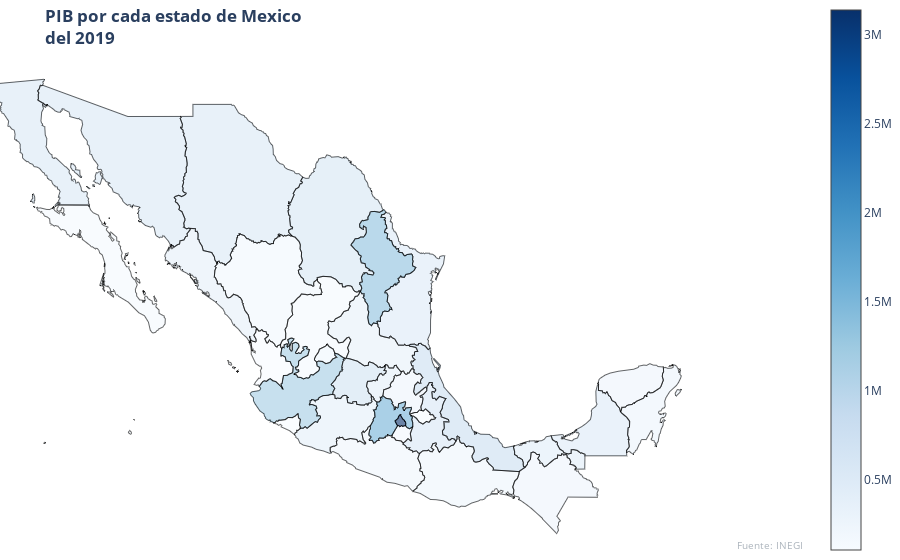

Source (notebook cell):
### Code cell
repo_url = 'https://raw.githubusercontent.com/angelnmara/geojson/master/mexicoHigh.json' 
mx_regions_geo = requests.get(repo_url).json()

fig = go.Figure(go.Choroplethmapbox(name='Mexico', geojson=mx_regions_geo, ids=pib_2019['estado'], z=pib_2019['pib'],
                                  locations=pib_2019['estado'], featureidkey='properties.name', colorscale="Blues",
                                  marker=dict(line=dict(color='black'), opacity=0.6)))
fig.update_layout(mapbox_style="white-bg",
                  mapbox_zoom=4, 
                  mapbox_center = {'lat': 25, 'lon': -99}
                 )
fig.update_layout(margin={"r":0,"t":0,"l":0,"b":0})
fig.update_layout(
    title=dict(
        text=f"<br><b>PIB por cada estado de Mexico<b><br>del 2019"
    )
)
fig.add_annotation(
    text=f"Fuente: INEGI",
    align='left',
    font=dict(
        size=10,
        color=subtitle_color
    ),
    xref='paper', x=1, xanchor='auto',
    yref='paper', y=0.01, yanchor='auto',
    showarrow=False
)
fig.show()

### Figure 1 — Plotly figure (JSON) as saved in the notebook; plotly's stock layout.template omitted (floating-point values rounded to 4 significant figures; data arrays with more than 128 entries replaced by an {"elided": "..."} marker saying what was removed)
{"data": [{"colorscale": [[0, "rgb(247,251,255)"], [0.125, "rgb(222,235,247)"], [0.25, "rgb(198,219,239)"], [0.375, "rgb(158,202,225)"], [0.5, "rgb(107,174,214)"], [0.625, "rgb(66,146,198)"], [0.75, "rgb(33,113,181)"], [0.875, "rgb(8,81,156)"], [1, "rgb(8,48,107)"]], "featureidkey": "properties.name", "geojson": {"features": [{"geometry": {"coordinates": {"elided": "1x379x2 float values"}, "type": "Polygon"}, "id": "MX-ZAC", "properties": {"CNTRY": "Mexico", "TYPE": "State", "id": "MX-ZAC", "name": "Zacatecas"}, "type": "Feature"}, {"geometry": {"coordinates": {"elided": "1x159x2 float values"}, "type": "Polygon"}, "id": "MX-YUC", "properties": {"CNTRY": "Mexico", "TYPE": "State", "id": "MX-YUC", "name": "Yucatán"}, "type": "Feature"}, {"geometry": {"coordinates": {"elided": "3 rows, 966 float values in total"}, "type": "MultiPolygon"}, "id": "MX-VER", "properties": {"CNTRY": "Mexico", "TYPE": "State", "id": "MX-VER", "name": "Veracruz"}, "type": "Feature"}, {"geometry": {"coordinates": [[[-98.58, 19.47], [-98.61, 19.49], [-98.64, 19.48], [-98.67, 19.52], [-98.67, 19.55], [-98.61, 19.57], [-98.54, 19.6], [-98.51, 19.6], [-98.47, 19.61], [-98.43, 19.61], [-98.35, 19.62], [-98.32, 19.63], [-98.29, 19.66], [-98.29, 19.68], [-98.26, 19.72], [-98.23, 19.72], [-98.17, 19.7], [-98.12, 19.68], [-98.08, 19.68], [-98.06, 19.69], [-98.0, 19.76], [-97.98, 19.76], [-97.95, 19.72], [-97.88, 19.67], [-97.85, 19.64], [-97.78, 19.59], [-97.78, 19.58], [-97.8, 19.53], [-97.76, 19.52], [-97.72, 19.54], [-97.7, 19.54], [-97.67, 19.52], [-97.64, 19.48], [-97.62, 19.48], [-97.61, 19.43], [-97.58, 19.41], [-97.55, 19.4], [-97.56, 19.36], [-97.59, 19.34], [-97.65, 19.33], [-97.7, 19.32], [-97.73, 19.33], [-97.76, 19.31], [-97.79, 19.24], [-97.84, 19.21], [-97.87, 19.21], [-97.93, 19.25], [-97.95, 19.24], [-98, 19.2], [-98.07, 19.14], [-98.11, 19.14], [-98.17, 19.18], [-98.22, 19.19], [-98.27, 19.22], [-98.31, 19.27], [-98.34, 19.32], [-98.39, 19.38], [-98.42, 19.39], [-98.47, 19.42], [-98.51, 19.46], [-98.53, 19.48], [-98.56, 19.48], [-98.58, 19.47]]], "type": "Polygon"}, "id": "MX-TLA", "properties": {"CNTRY": "Mexico", "TYPE": "State", "id": "MX-TLA", "name": "Tlaxcala"}, "type": "Feature"}, {"geometry": {"coordinates": {"elided": "3 rows, 978 float values in total"}, "type": "MultiPolygon"}, "id": "MX-TAM", "properties": {"CNTRY": "Mexico", "TYPE": "State", "id": "MX-TAM", "name": "Tamaulipas"}, "type": "Feature"}, {"geometry": {"coordinates": {"elided": "2 rows, 438 float values in total"}, "type": "MultiPolygon"}, "id": "MX-TAB", "properties": {"CNTRY": "Mexico", "TYPE": "State", "id": "MX-TAB", "name": "Tabasco"}, "type": "Feature"}, {"geometry": {"coordinates": {"elided": "6 rows, 940 float values in total"}, "type": "MultiPolygon"}, "id": "MX-SON", "properties": {"CNTRY": "Mexico", "TYPE": "State", "id": "MX-SON", "name": "Sonora"}, "type": "Feature"}, {"geometry": {"coordinates": {"elided": "4 rows, 846 float values in total"}, "type": "MultiPolygon"}, "id": "MX-SIN", "properties": {"CNTRY": "Mexico", "TYPE": "State", "id": "MX-SIN", "name": "Sinaloa"}, "type": "Feature"}, {"geometry": {"coordinates": {"elided": "1x270x2 float values"}, "type": "Polygon"}, "id": "MX-SLP", "properties": {"CNTRY": "Mexico", "TYPE": "State", "id": "MX-SLP", "name": "San Luis Potosí"}, "type": "Feature"}, {"geometry": {"coordinates": {"elided": "3 rows, 672 float values in total"}, "type": "MultiPolygon"}, "id": "MX-ROO", "properties": {"CNTRY": "Mexico", "TYPE": "State", "id": "MX-ROO", "name": "Quintana Roo"}, "type": "Feature"}, {"geometry": {"coordinates": {"elided": "1x128x2 float values"}, "type": "Polygon"}, "id": "MX-QUE", "properties": {"CNTRY": "Mexico", "TYPE": "State", "id": "MX-QUE", "name": "Querétaro"}, "type": "Feature"}, {"geometry": {"coordinates": {"elided": "1x263x2 float values"}, "type": "Polygon"}, "id": "MX-PUE", "properties": {"CNTRY": "Mexico", "TYPE": "State", "id": "MX-PUE", "name": "Puebla"}, "type": "Feature"}, {"geometry": {"coordinates": {"elided": "1x316x2 float values"}, "type": "Polygon"}, "id": "MX-OAX", "properties": {"CNTRY": "Mexico", "TYPE": "State", "id": "MX-OAX", "name": "Oaxaca"}, "type": "Feature"}, {"geometry": {"coordinates": {"elided": "1x332x2 float values"}, "type": "Polygon"}, "id": "MX-NLE", "properties": {"CNTRY": "Mexico", "TYPE": "State", "id": "MX-NLE", "name": "Nuevo León"}, "type": "Feature"}, {"geometry": {"coordinates": {"elided": "6 rows, 526 float values in total"}, "type": "MultiPolygon"}, "id": "MX-NAY", "properties": {"CNTRY": "Mexico", "TYPE": "State", "id": "MX-NAY", "name": "Nayarit"}, "type": "Feature"}, {"geometry": {"coordinates": [[[-98.87, 19.07], [-98.83, 19.04], [-98.81, 19.0], [-98.79, 18.98], [-98.74, 18.97], [-98.69, 18.94], [-98.65, 18.97], [-98.6, 19.01], [-98.58, 19.02], [-98.55, 19.03], [-98.58, 18.96], [-98.61, 18.89], [-98.63, 18.8], [-98.66, 18.76], [-98.66, 18.72], [-98.64, 18.65], [-98.62, 18.51], [-98.61, 18.46], [-98.63, 18.43], [-98.74, 18.53], [-98.76, 18.53], [-98.79, 18.48], [-98.84, 18.46], [-98.88, 18.41], [-98.96, 18.36], [-98.97, 18.35], [-99.06, 18.44], [-99.2, 18.45], [-99.28, 18.46], [-99.3, 18.47], [-99.34, 18.53], [-99.37, 18.56], [-99.41, 18.58], [-99.45, 18.57], [-99.47, 18.59], [-99.45, 18.61], [-99.44, 18.63], [-99.46, 18.66], [-99.45, 18.7], [-99.39, 18.77], [-99.37, 18.82], [-99.34, 18.85], [-99.31, 18.91], [-99.28, 18.97], [-99.26, 18.99], [-99.22, 19.06], [-99.16, 19.07], [-99.12, 19.03], [-99.06, 19.07], [-99.03, 19.07], [-99.0, 19.04], [-98.9, 19.07], [-98.87, 19.07]]], "type": "Polygon"}, "id": "MX-MOR", "properties": {"CNTRY": "Mexico", "TYPE": "State", "id": "MX-MOR", "name": "Morelos"}, "type": "Feature"}, {"geometry": {"coordinates": {"elided": "1x288x2 float values"}, "type": "Polygon"}, "id": "MX-MIC", "properties": {"CNTRY": "Mexico", "TYPE": "State", "id": "MX-MIC", "name": "Michoacán"}, "type": "Feature"}, {"geometry": {"coordinates": {"elided": "1x201x2 float values"}, "type": "Polygon"}, "id": "MX-MEX", "properties": {"CNTRY": "Mexico", "TYPE": "State", "id": "MX-MEX", "name": "México"}, "type": "Feature"}, {"geometry": {"coordinates": {"elided": "1x458x2 float values"}, "type": "Polygon"}, "id": "MX-JAL", "properties": {"CNTRY": "Mexico", "TYPE": "State", "id": "MX-JAL", "name": "Jalisco"}, "type": "Feature"}, {"geometry": {"coordinates": {"elided": "1x190x2 float values"}, "type": "Polygon"}, "id": "MX-HID", "properties": {"CNTRY": "Mexico", "TYPE": "State", "id": "MX-HID", "name": "Hidalgo"}, "type": "Feature"}, {"geometry": {"coordinates": {"elided": "1x253x2 float values"}, "type": "Polygon"}, "id": "MX-GRO", "properties": {"CNTRY": "Mexico", "TYPE": "State", "id": "MX-GRO", "name": "Guerrero"}, "type": "Feature"}, {"geometry": {"coordinates": {"elided": "1x187x2 float values"}, "type": "Polygon"}, "id": "MX-GUA", "properties": {"CNTRY": "Mexico", "TYPE": "State", "id": "MX-GUA", "name": "Guanajuato"}, "type": "Feature"}, {"geometry": {"coordinates": {"elided": "1x364x2 float values"}, "type": "Polygon"}, "id": "MX-DUR", "properties": {"CNTRY": "Mexico", "TYPE": "State", "id": "MX-DUR", "name": "Durango"}, "type": "Feature"}, {"geometry": {"coordinates": [[[-98.87, 19.07], [-98.9, 19.07], [-99.0, 19.04], [-99.03, 19.07], [-99.06, 19.07], [-99.12, 19.03], [-99.16, 19.07], [-99.22, 19.06], [-99.24, 19.09], [-99.28, 19.16], [-99.3, 19.19], [-99.32, 19.23], [-99.33, 19.27], [-99.3, 19.29], [-99.25, 19.33], [-99.23, 19.34], [-99.2, 19.37], [-99.18, 19.45], [-99.13, 19.5], [-99.1, 19.53], [-99.07, 19.53], [-99.08, 19.49], [-99.04, 19.46], [-99.01, 19.41], [-98.99, 19.35], [-98.98, 19.34], [-98.92, 19.3], [-98.91, 19.29], [-98.91, 19.24], [-98.88, 19.24], [-98.87, 19.23], [-98.85, 19.17], [-98.86, 19.13], [-98.87, 19.1], [-98.87, 19.07]]], "type": "Polygon"}, "id": "MX-CMX", "properties": {"CNTRY": "Mexico", "TYPE": "Federal District", "id": "MX-CMX", "name": "Ciudad de México"}, "type": "Feature"}, {"geometry": {"coordinates": {"elided": "1x74x2 float values"}, "type": "Polygon"}, "id": "MX-COL", "properties": {"CNTRY": "Mexico", "TYPE": "State", "id": "MX-COL", "name": "Colima"}, "type": "Feature"}, {"geometry": {"coordinates": {"elided": "1x424x2 float values"}, "type": "Polygon"}, "id": "MX-COA", "properties": {"CNTRY": "Mexico", "TYPE": "State", "id": "MX-COA", "name": "Coahuila"}, "type": "Feature"}, {"geometry": {"coordinates": {"elided": "1x452x2 float values"}, "type": "Polygon"}, "id": "MX-CHH", "properties": {"CNTRY": "Mexico", "TYPE": "State", "id": "MX-CHH", "name": "Chihuahua"}, "type": "Feature"}, {"geometry": {"coordinates": {"elided": "2 rows, 466 float values in total"}, "type": "MultiPolygon"}, "id": "MX-CHP", "properties": {"CNTRY": "Mexico", "TYPE": "State", "id": "MX-CHP", "name": "Chiapas"}, "type": "Feature"}, {"geometry": {"coordinates": {"elided": "2 rows, 492 float values in total"}, "type": "MultiPolygon"}, "id": "MX-CAM", "properties": {"CNTRY": "Mexico", "TYPE": "State", "id": "MX-CAM", "name": "Campeche"}, "type": "Feature"}, {"geometry": {"coordinates": {"elided": "19 rows, 1368 float values in total"}, "type": "MultiPolygon"}, "id": "MX-BCS", "properties": {"CNTRY": "Mexico", "TYPE": "State", "id": "MX-BCS", "name": "Baja California Sur"}, "type": "Feature"}, {"geometry": {"coordinates": {"elided": "7 rows, 900 float values in total"}, "type": "MultiPolygon"}, "id": "MX-BCN", "properties": {"CNTRY": "Mexico", "TYPE": "State", "id": "MX-BCN", "name": "Baja California"}, "type": "Feature"}, {"geometry": {"coordinates": [[[-102.8, 21.69], [-102.8, 21.69], [-102.8, 21.74], [-102.9, 21.77], [-102.9, 21.82], [-102.9, 21.87], [-102.8, 21.92], [-102.8, 21.98], [-102.7, 22.06], [-102.7, 22.09], [-102.7, 22.14], [-102.7, 22.19], [-102.7, 22.22], [-102.6, 22.24], [-102.6, 22.25], [-102.5, 22.26], [-102.5, 22.3], [-102.4, 22.33], [-102.4, 22.36], [-102.3, 22.41], [-102.3, 22.42], [-102.3, 22.37], [-102.2, 22.32], [-102.2, 22.28], [-102.1, 22.24], [-102.0, 22.22], [-102.0, 22.16], [-102.0, 22.13], [-102.0, 22.07], [-102.0, 22.05], [-102.0, 22.03], [-102.0, 22.0], [-102.0, 21.97], [-101.9, 21.93], [-101.9, 21.89], [-101.9, 21.87], [-102.0, 21.86], [-102.1, 21.82], [-102.1, 21.8], [-102.1, 21.72], [-102.2, 21.68], [-102.2, 21.67], [-102.2, 21.65], [-102.3, 21.63], [-102.4, 21.62], [-102.4, 21.65], [-102.5, 21.66], [-102.5, 21.7], [-102.5, 21.72], [-102.6, 21.72], [-102.6, 21.72], [-102.7, 21.73], [-102.7, 21.72], [-102.8, 21.69]]], "type": "Polygon"}, "id": "MX-AGU", "properties": {"CNTRY": "Mexico", "TYPE": "State", "id": "MX-AGU", "name": "Aguascalientes"}, "type": "Feature"}], "type": "FeatureCollection"}, "ids": ["Aguascalientes", "Baja California", "Baja California Sur", "Campeche", "Coahuila", "Colima", "Chiapas", "Chihuahua", "Ciudad de México", "Durango", "Guanajuato", "Guerrero", "Hidalgo", "Jalisco", "México", "Michoacán", "Morelos", "Nayarit", "Nuevo León", "Oaxaca", "Puebla", "Querétaro", "Quintana Roo", "San Luis Potosí", "Sinaloa", "Sonora", "Tabasco", "Tamaulipas", "Tlaxcala", "Veracruz", "Yucatán", "Zacatecas"], "locations": ["Aguascalientes", "Baja California", "Baja California Sur", "Campeche", "Coahuila", "Colima", "Chiapas", "Chihuahua", "Ciudad de México", "Durango", "Guanajuato", "Guerrero", "Hidalgo", "Jalisco", "México", "Michoacán", "Morelos", "Nayarit", "Nuevo León", "Oaxaca", "Puebla", "Querétaro", "Quintana Roo", "San Luis Potosí", "Sinaloa", "Sonora", "Tabasco", "Tamaulipas", "Tlaxcala", "Veracruz", "Yucatán", "Zacatecas"], "marker": {"line": {"color": "black"}, "opacity": 0.6}, "name": "Mexico", "type": "choroplethmapbox", "z": [223000.0, 576300.0, 157800.0, 517900.0, 605800.0, 109500.0, 260500.0, 573600.0, 3140000.0, 204700.0, 706000.0, 240600.0, 271400.0, 1217000.0, 1578000.0, 424000.0, 200300.0, 120600.0, 1378000.0, 252300.0, 599100.0, 403900.0, 290300.0, 369800.0, 399400.0, 579900.0, 448600.0, 518400.0, 104700.0, 802800.0, 264700.0, 152500.0]}], "layout": {"annotations": [{"align": "left", "font": {"color": "#adb5bd", "size": 10}, "showarrow": false, "text": "Fuente: INEGI", "x": 1, "xanchor": "auto", "xref": "paper", "y": 0.01, "yanchor": "auto", "yref": "paper"}], "autosize": true, "mapbox": {"center": {"lat": 25, "lon": -99}, "style": "white-bg", "zoom": 4}, "margin": {"b": 0, "l": 0, "r": 0, "t": 0}, "title": {"text": "<br><b>PIB por cada estado de Mexico<b><br>del 2019"}}}
